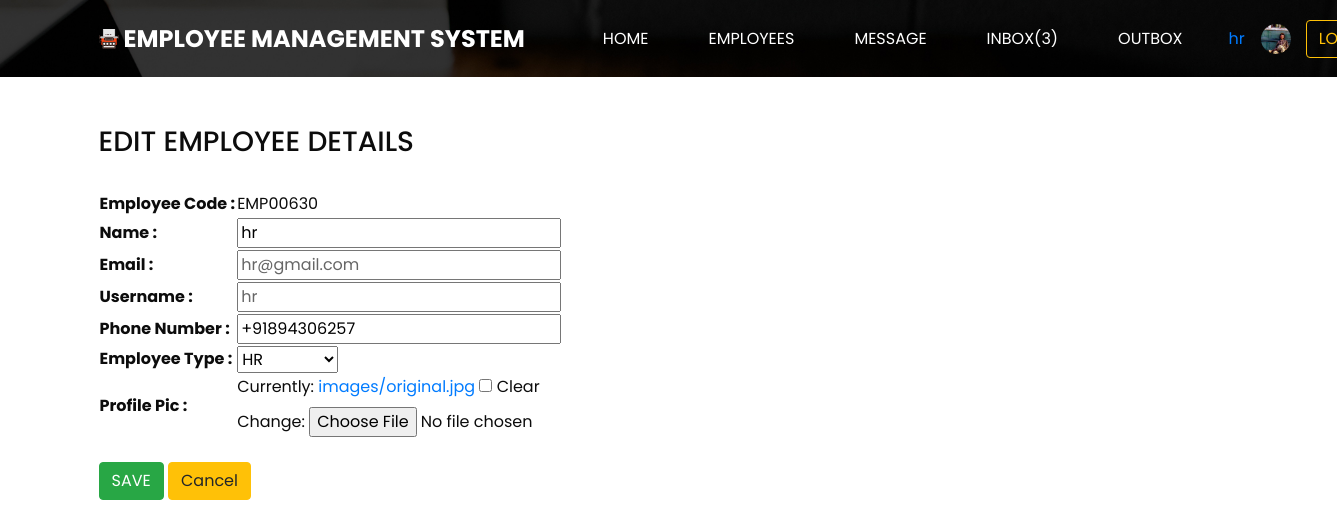
/edit/2 (signed in), run on the app's committed database.
### myapp/models.py (models this page shows, shortened)
class User(AbstractUser):
    name = models.CharField(max_length=50)
    email = models.EmailField(blank="True")
    employee_type= models.CharField(blank="False", default="Employee",max_length=10)
    employee_code = models.CharField(max_length=10, unique="True")
    image = models.ImageField(upload_to='images/',default='images/default-profile-pic.jpg',blank="False")
    phone_number=models.CharField(max_length=13,blank="True")
    def __str__(self):
        return self.name

### myapp/views.py (the view)
# urls.py: path('edit/<int:id>',views.edit, name="edit"),
def edit(request,id):
    emp = request.session.get('username')
    if emp is None:                 #not logged in
        return redirect('loginpage')
    else:
        x=User.objects.get(id=id) #to get id of employee whom we want to edit  & to show round prfile pic of hr
        unread_count = Messages.objects.filter(to=id, read=False).count()
        employee_code = x.employee_code
        frm=EmployeeRegistrationForm(instance=x)
        return render(request,'myapp/editemployee.html',{'edit':frm, 'id':id,'emp':x,'employee_code':employee_code,'unread_count':unread_count})

### myapp/forms.py
class EmployeeRegistrationForm(forms.ModelForm):
    EMPLOYEE_TYPE_CHOICES = (
        ('EMPLOYEE', 'Employee'),
        ('HR', 'HR'),
    )
    employee_type = forms.ChoiceField(choices=EMPLOYEE_TYPE_CHOICES, widget=forms.Select)
    class Meta:
        model = User
        fields = ['name', 'email', 'username', 'password','phone_number','employee_type', 'image']
        widgets={
            'password' : forms.TextInput(attrs={
                'type':"password"
            }),
            'employee_type' : forms.Select(attrs={
                'placeholder':"Select Employee Type"
            })
        }

### myapp/templates/myapp/editemployee.html (shortened to what this page needs)
{% extends 'myapp/hr_dashboard.html' %}
    {% block content %}
    <br><br><h3>EDIT EMPLOYEE DETAILS</h3><br>
    <form action="/save_edit/{{id}}" method="post" enctype="multipart/form-data">
        <table>
            <tr>
                <th>Employee Code : </th><td>{{ employee_code }}</td>
            </tr>
            <tr>
                <th>Name : </th><td>{{ edit.name }}</td>
            </tr>
            <tr>
                <th>Email : </th>
                <td>
                    <input type="text" value="{{ edit.email.value }}" readonly style="color: #666;">
                </td>
            </tr>
            <tr>
                <th>Username : </th>
                <td>
                    <input type="text" value="{{ edit.username.value }}" readonly style="color: #666;">
                </td>
            </tr>
            <tr>
                <th>Phone Number : </th><td>{{ edit.phone_number }}</td>
            </tr>
            <tr>
                <th>Employee Type : </th><td>{{ edit.employee_type }}</td>
            </tr>
            <tr>
                <th>Profile Pic : </th><td>{{ edit.image }}</td>
            </tr>
        </table>
        <br>
        <button type="submit"  class="btn btn-success">SAVE</button>
        <a href="{% url 'employee_list' %}" class="btn btn-warning">Cancel</a>
    </form>
    {% endblock %}

### myapp/templates/myapp/hr_dashboard.html (shortened to what this page needs)
{% load static %}
<!DOCTYPE html>
<html>
<head>
  <link rel="stylesheet" type="text/css"
    href="https://cdnjs.cloudflare.com/ajax/libs/OwlCarousel2/2.1.3/assets/owl.carousel.min.css" />
  <link rel="stylesheet" href="https://maxcdn.bootstrapcdn.com/font-awesome/4.3.0/css/font-awesome.min.css">
  <link rel="stylesheet" type="text/css" href="{% static 'css/bootstrap.css' %}" />
  <link href="{% static 'css/style.css' %}" rel="stylesheet" />
  <link href="{% static 'css/responsive.css' %}" rel="stylesheet" />
</head>
<body class="sub_page">
  <div class="hero_area">
    <header class="header_section">
      <div class="container">
        <nav class="navbar navbar-expand-lg custom_nav-container pt-3">
          <a class="navbar-brand mr-5" href="{% url 'home' %}">
            <img src="{% static 'images/logo.png' %}" alt="">
            <span>
              EMPLOYEE MANAGEMENT SYSTEM
            </span>
          </a>
          <div class="collapse navbar-collapse" id="navbarSupportedContent">
            <div class="d-flex ml-auto flex-column flex-lg-row align-items-center">
              <ul class="navbar-nav  ">
                <li class="nav-item active">
                  <a class="nav-link" href="{% url 'home' %}">Home <span class="sr-only">(current)</span></a>
                </li>
                <li class="nav-item">
                  <a class="nav-link" href="{% url 'employee_list' %}"> Employees </a>
                </li>
                <li class="nav-item">
                  <a class="nav-link" href="{% url 'sendmessagehr' %}"> Message </a>
                </li>
                <li class="nav-item">
                  <a class="nav-link" href="{% url 'inbox' %}"> Inbox({{unread_count}})</a>
                </li>
                <li class="nav-item">
                  <a class="nav-link" href="{% url 'outbox' %}">Outbox</a>
                </li>
              </ul>
              <div class="d-flex align-items-center">
                <a class="nav-link" href="{% url 'profile' %}">{{emp}}</a>
                <div class="rounded-circle" style="width: 30px; height: 30px; overflow: hidden; margin-right: 15px;">
                  <img src="/media/{{emp.image}}" alt="{{ emp.image.name }}" style="width: 100%; height: 100%; object-fit: cover;">
                </div>
                <a href="{% url 'logoutpage' %}" class="btn btn-outline-warning">LOGOUT</a>
              </div>
            </div>
          </div>
        </nav>
      </div>
    </header>
  </div>
<div class="container">
{% block content %}{% endblock %}
</div>
</body>
</html>

### static/css/style.css (style rules this page uses)
body { font-family: 'Poppins', sans-serif; color: #0c0c0c; background-color: #ffffff; }
.hero_area { height: 100vh; background-image: url(../images/hero-bg.jpg); background-size: cover; }
.sub_page .hero_area { height: auto; }
.custom_nav-container.navbar-expand-lg .navbar-nav .nav-item .nav-link { padding: 10px 30px; color: #ffffff; text-align: center; text-transform: uppercase; }
a, a:hover, a:focus { text-decoration: none; }
.btn, .btn:focus { outline: none !important; -webkit-box-shadow: none; box-shadow: none; }
.navbar-brand { display: -webkit-box; display: -ms-flexbox; display: flex; -webkit-box-align: center; -ms-flex-align: center; align-items: center; }
.navbar-brand img { width: 20px; margin-right: 5px; }
.navbar-brand span { font-size: 24px; font-weight: 700; color: #ffffff; text-transform: uppercase; }
.custom_nav-container { z-index: 99999; padding: 15px 0; }

### static/css/responsive.css (style rules this page uses)
@media (min-width: 1200px) { .container { max-width: 1170px; } }

### data on the page
User: name "hr", image (picture), employee_code "EMP00630", email.value "hr@gmail.com", username.value "hr", phone_number "+91894306257", employee_type "HR"

### other printed values
{{ unread_count }} "3"
